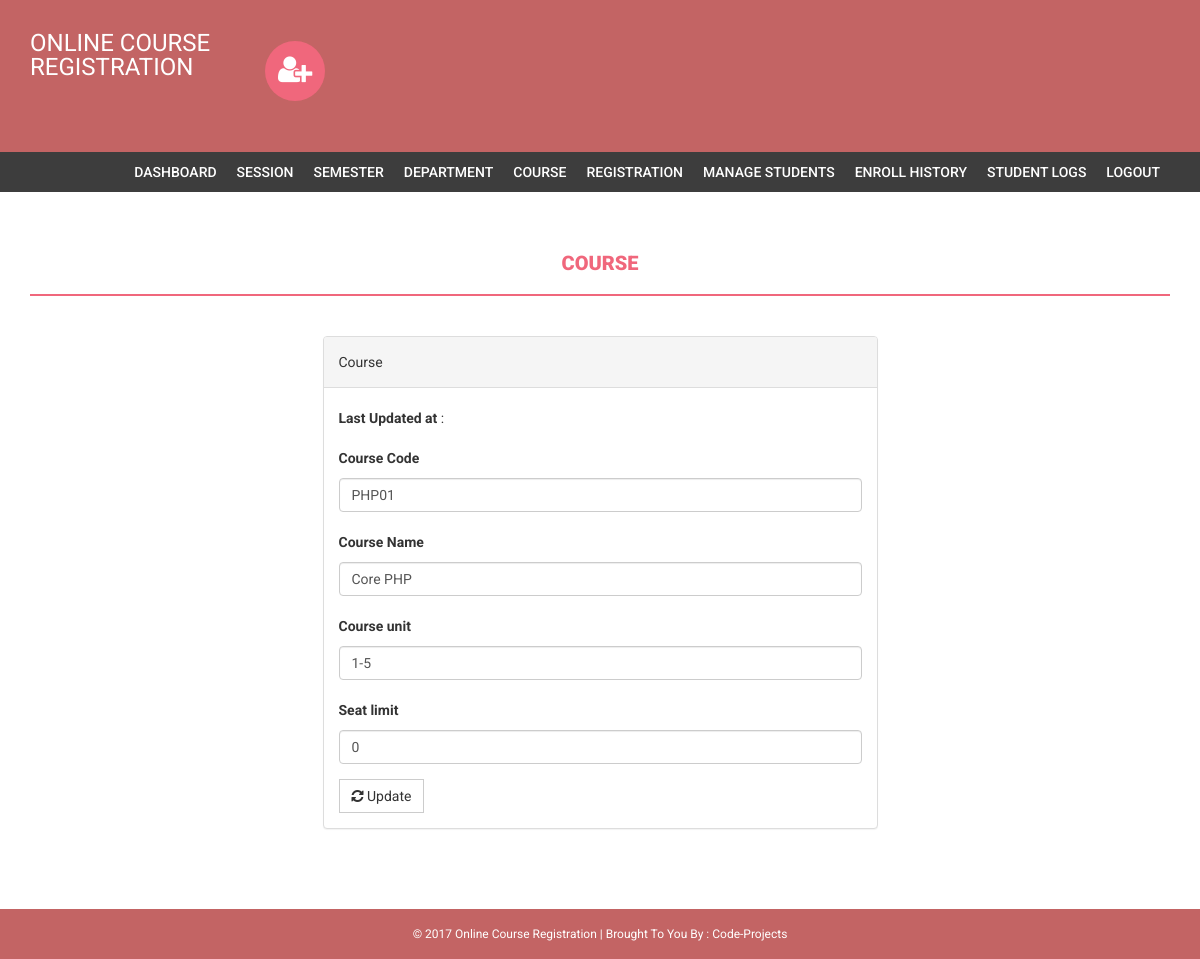
Screenshot of /admin/edit-course.php?id=1 (signed in) with the database file from the repository.
### tables this page shows
CREATE TABLE IF NOT EXISTS `course` (
  `id` int(11) NOT NULL,
  `courseCode` varchar(255) NOT NULL,
  `courseName` varchar(255) NOT NULL,
  `courseUnit` varchar(255) NOT NULL,
  `noofSeats` int(11) NOT NULL,
  `creationDate` timestamp NOT NULL DEFAULT CURRENT_TIMESTAMP,
  `updationDate` varchar(255) NOT NULL
);

### admin/edit-course.php (the view, shortened to what this page needs)
<?php
if(strlen($_SESSION['alogin'])==0)
    {
header('location:index.php');
}
else{
$id=intval($_GET['id']);
?>
<!DOCTYPE html>
<html xmlns="http://www.w3.org/1999/xhtml">
<head>
    <link href="assets/css/bootstrap.css" rel="stylesheet" />
    <link href="assets/css/font-awesome.css" rel="stylesheet" />
    <link href="assets/css/style.css" rel="stylesheet" />
</head>
<body>
<?php include('includes/header.php');?>
<?php if($_SESSION['alogin']!="")
{
 include('includes/menubar.php');
}
 ?>
    <div class="content-wrapper">
        <div class="container">
              <div class="row">
                    <div class="col-md-12">
                        <h1 class="page-head-line">Course  </h1>
                    </div>
                </div>
                <div class="row" >
                  <div class="col-md-3"></div>
                    <div class="col-md-6">
                        <div class="panel panel-default">
                        <div class="panel-heading">
                           Course
                        </div>
                        <div class="panel-body">
                       <form name="dept" method="post">
<?php
$sql=mysql_query("select * from course where id='$id'");
while($row=mysql_fetch_array($sql))
{
?>
<p><b>Last Updated at</b> :<?php echo htmlentities($row['updationDate']);?></p>
   <div class="form-group">
    <label for="coursecode">Course Code  </label>
    <input type="text" class="form-control" id="coursecode" name="coursecode" placeholder="Course Code" value="<?php echo htmlentities($row['courseCode']);?>" required />
  </div>
 <div class="form-group">
    <label for="coursename">Course Name  </label>
    <input type="text" class="form-control" id="coursename" name="coursename" placeholder="Course Name" value="<?php echo htmlentities($row['courseName']);?>" required />
  </div>
<div class="form-group">
    <label for="courseunit">Course unit  </label>
    <input type="text" class="form-control" id="courseunit" name="courseunit" placeholder="Course Unit" value="<?php echo htmlentities($row['courseUnit']);?>" required />
  </div>
<div class="form-group">
    <label for="seatlimit">Seat limit  </label>
    <input type="text" class="form-control" id="seatlimit" name="seatlimit" placeholder="Seat limit" value="<?php echo htmlentities($row['noofSeats']);?>" required />
  </div>
<?php } ?>
 <button type="submit" name="submit" class="btn btn-default"><i class=" fa fa-refresh "></i> Update</button>
</form>
                            </div>
                            </div>
                    </div>
                </div>
            </div>
        </div>
  <?php include('includes/footer.php');?>
</body>
</html>
<?php } ?>

### admin/assets/css/style.css (style rules this page uses)
body { font-family: 'Roboto', sans-serif; line-height: 30px; }
.content-wrapper { margin-top: 40px; min-height: 600px; padding-bottom: 60px; }
.page-head-line { font-weight: 900; padding-bottom: 20px; border-bottom: 2px solid #F0677C; text-transform: uppercase; color: #F0677C; font-size: 20px; margin-bottom: 40px; }
.btn { border-radius: 0px; -webkit-border-radius: 0px; -moz-border-radius: 0px; }

### admin/includes/footer.php (style rules this page uses)
.col-md-12 { text-align: center; }

### rows the page displays
course: coursecode "PHP01", coursename "Core PHP", courseunit "1-5", seatlimit "0"
